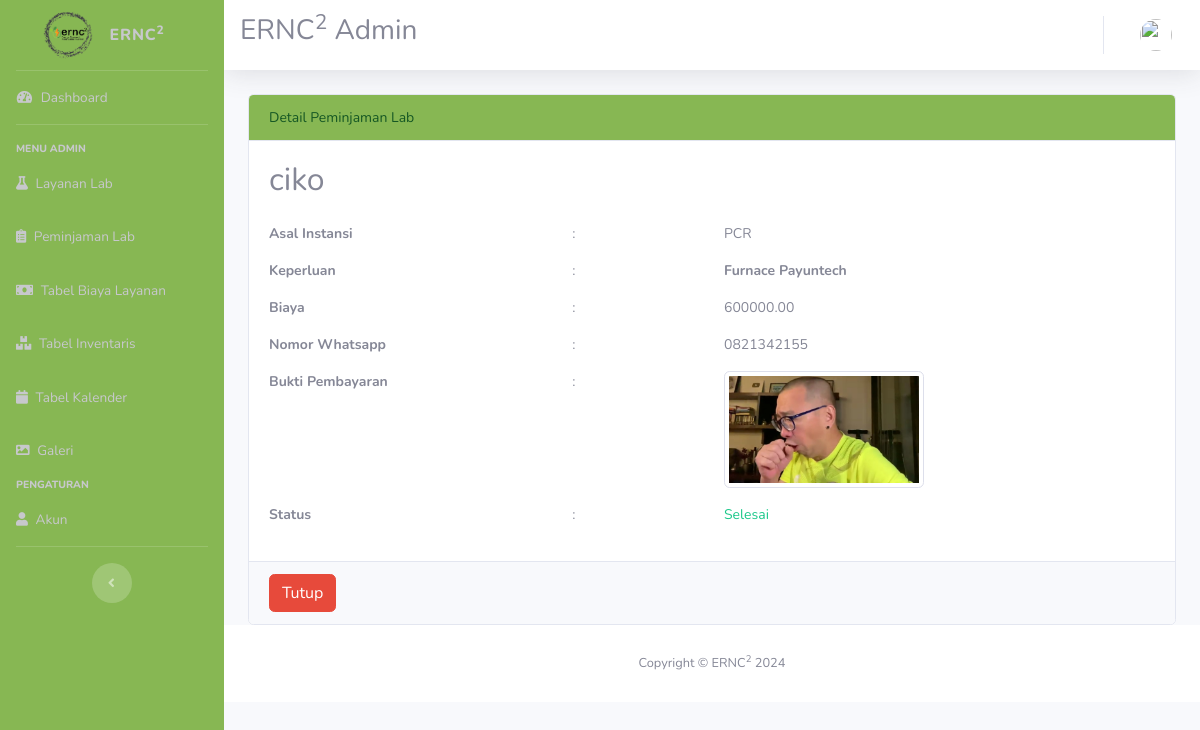
The app's page /PeminjamanLab/detail/9 with its own data.
### tables this page shows
CREATE TABLE `peminjaman_lab` (
  `id` int(50) NOT NULL,
  `nama` varchar(100) NOT NULL,
  `asal_instansi` varchar(50) NOT NULL,
  `keperluan` varchar(50) NOT NULL,
  `status_peminjaman` varchar(10) NOT NULL,
  `biaya` decimal(10,2) NOT NULL,
  `no_whatsapp` varchar(15) NOT NULL,
  `bukti_pembayaran` varchar(255) NOT NULL,
  `konfirmasi` varchar(50) NOT NULL,
  `created_date` date NOT NULL
);

### application/controllers/PeminjamanLab.php (called while the page is built, shortened)
<?php
class PeminjamanLab extends CI_Controller
{
    public function __construct()
    {
        $this->load->model('Peminjaman_model');
        $this->load->library('pagination');
        $this->load->library('session');
    }
    public function detail($id)
    {
        $data['judul'] = "Halaman Detail Peminjaman Lab";
        $data['user'] = $this->db->get_where('user', ['email' => $this->session->userdata('email')])->row_array();
        $data['peminjaman_lab'] = $this->Peminjaman_model->getById($id);
        $this->load->view("layout/header", $data);
        $this->load->view("peminjamanlab/vw_detail_peminjamanlab", $data);
        $this->load->view("layout/footer");
    }
}
?>

### index.php (called while the page is built, shortened)
<?php
require_once BASEPATH.'core/CodeIgniter.php';

### application/models/Peminjaman_model.php (called while the page is built, shortened)
<?php
class Peminjaman_model extends CI_Model
{
    public $table = 'peminjaman_lab';
    public $id = 'peminjaman_lab.id';
    public function getById($id)
    {
        $this->db->where($this->id, $id);
        $query = $this->db->get($this->table);
        return $query->row_array();
    }
}
?>

### application/views/peminjamanlab/vw_detail_peminjamanlab.php (the view)
<div class="container-fluid">
    <div class="row">
        <div class="col-md-12">
            <div class="card">
                <div class="card-header bg-custom-success">
                    Detail Peminjaman Lab
                </div>
                <div class="card-body">
                    <h2 class="card-title mb-4"><?= $peminjaman_lab['nama']; ?></h2>
                    <div class="row mb-3">
                        <div class="col-md-4 font-weight-bold">Asal Instansi</div>
                        <div class="col-md-2">:</div>
                        <div class="col-md-6"><?= $peminjaman_lab['asal_instansi']; ?></div>
                    </div>
                    <div class="row mb-3">
                        <div class="col-md-4 font-weight-bold">Keperluan</div>
                        <div class="col-md-2">:</div>
                        <div class="col-md-6 font-weight-bold"><?= $peminjaman_lab['keperluan']; ?></div>
                    </div>
                    <div class="row mb-3">
                        <div class="col-md-4 font-weight-bold">Biaya</div>
                        <div class="col-md-2">:</div>
                        <div class="col-md-6"><?= $peminjaman_lab['biaya']; ?></div>
                    </div>
                    <div class="row mb-3">
                        <div class="col-md-4 font-weight-bold">Nomor Whatsapp</div>
                        <div class="col-md-2">:</div>
                        <div class="col-md-6"><?= $peminjaman_lab['no_whatsapp']; ?></div>
                    </div>
                    <div class="row mb-3">
                        <div class="col-md-4 font-weight-bold">Bukti Pembayaran</div>
                        <div class="col-md-2">:</div>
                        <div class="col-md-6">
                            <?php if (!empty($peminjaman_lab['bukti_pembayaran'])): ?>
                                <a href="<?= base_url('assets/img/peminjaman/' . $peminjaman_lab['bukti_pembayaran']); ?>" data-lightbox="image-1" data-title="Bukti Pembayaran <?=$peminjaman_lab['bukti_pembayaran']?>">
                                    <img src="<?= base_url('assets/img/peminjaman/' . $peminjaman_lab['bukti_pembayaran']); ?>" alt="Bukti Pembayaran" class="img-thumbnail" style="max-width: 200px;">
                                </a>
                            <?php else: ?>
                                Tidak ada bukti pembayaran
                            <?php endif; ?>
                        </div>
                    </div>
                    <div class="row mb-3">
                        <div class="col-md-4 font-weight-bold">Status</div>
                        <div class="col-md-2">:</div>
                        <?php
                $status_class = '';
                if ($peminjaman_lab['status_peminjaman'] == 'Ditolak') {
                    $status_class = 'text-danger';
                } elseif ($peminjaman_lab['status_peminjaman'] == 'Selesai') {
                    $status_class = 'text-success';
                }
                ?>
                        <div class="col-md-6 <?= $status_class ?>"><?= $peminjaman_lab['status_peminjaman']; ?></div>
                    </div>
                </div>
                <div class="card-footer justify-content-center">
                    <a href="<?= base_url('PeminjamanLab') ?>" class="btn btn-danger">Tutup</a>
                </div>
            </div>
        </div>
    </div>
</div>

### application/views/layout/header.php (style rules this page uses)
body { font-size: 14px; }
.bg-custom-success { background-color: #87b753; color: #155724; }

### records on screen
peminjaman_lab: nama "ciko", asal_instansi "PCR", keperluan "Furnace Payuntech", biaya "600000.00", no_whatsapp "0821342155", bukti_pembayaran (picture), status_peminjaman "Selesai"
